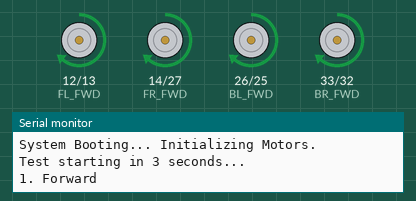
Recording of a sketch running on a simulated ESP32. On the bench: motor-driver pin pairs drawn as motors (green arrow = first pin HIGH = forward, orange = second pin HIGH = backward, longer = more drive), the last lines printed to the serial monitor.

Above: at 3.7 s.
At 5.2 s:
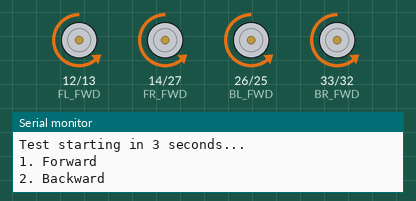
At 8.2 s:
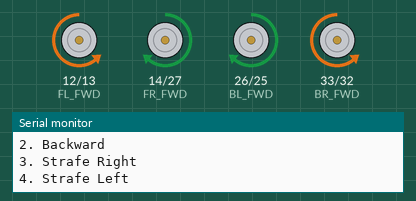
At 9.7 s:
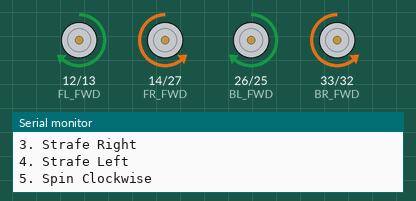
At 15.5 s:
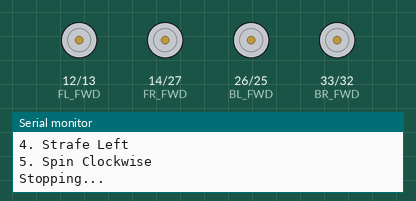
At 24.2 s:
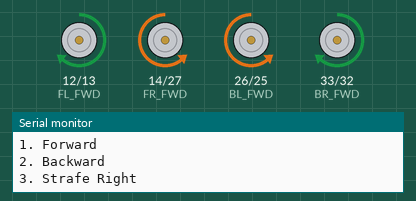
Timing chart, 0 to 25.8 s (numbered marks = the images above):
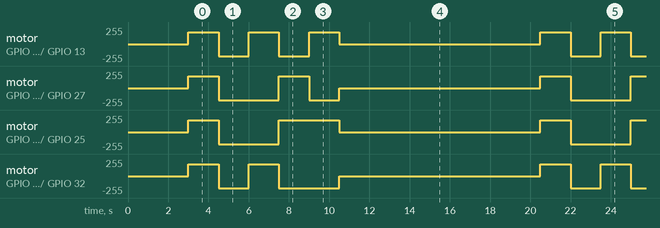

Measured:
- by itself, motor on GPIO 26 (BL_FWD) / GPIO 25 (BL_BWD): repeats every 17.5 s: backward 180/255 3.0 s, forward 180/255 3.0 s, stopped 10.0 s, forward 180/255 1.5 s
- by itself, motor on GPIO 12 (FL_FWD) / GPIO 13 (FL_BWD): repeats every 17.5 s: 2 × (backward 180/255 1.5 s, forward 180/255 1.5 s), stopped 10.0 s, forward 180/255 1.5 s

The sketch:

robot.ino
```cpp
#include "MotorControl.h"

// Global settings
const int MOVE_SPEED = 180;
const int TEST_DELAY = 1500;

void setup() {
  Serial.begin(115200);
  Serial.println("System Booting... Initializing Motors.");

  initMotors();

  Serial.println("Test starting in 3 seconds...");
  delay(3000);
}

void loop() {
  Serial.println("1. Forward");
  moveForward(MOVE_SPEED);
  delay(TEST_DELAY);

  Serial.println("2. Backward");
  moveBackward(MOVE_SPEED);
  delay(TEST_DELAY);

  Serial.println("3. Strafe Right");
  strafeRight(MOVE_SPEED);
  delay(TEST_DELAY);

  Serial.println("4. Strafe Left");
  strafeLeft(MOVE_SPEED);
  delay(TEST_DELAY);

  Serial.println("5. Spin Clockwise");
  spinClockwise(MOVE_SPEED);
  delay(TEST_DELAY);

  Serial.println("Stopping...");
  stop();

  // Wait 10 seconds before restarting the test
  delay(10000);
}
```

MotorControl.cpp
```cpp
#include "MotorControl.h"

const int FL_FWD = 12; const int FL_BWD = 13;
const int FR_FWD = 14; const int FR_BWD = 27;
const int BL_FWD = 26; const int BL_BWD = 25;
const int BR_FWD = 33; const int BR_BWD = 32;

void initMotors() {
    pinMode(FL_FWD, OUTPUT); pinMode(FL_BWD, OUTPUT);
    pinMode(FR_FWD, OUTPUT); pinMode(FR_BWD, OUTPUT);
    pinMode(BL_FWD, OUTPUT); pinMode(BL_BWD, OUTPUT);
    pinMode(BR_FWD, OUTPUT); pinMode(BR_BWD, OUTPUT);
    stop();
}

void stop() {
    analogWrite(FL_FWD, 0); analogWrite(FL_BWD, 0);
    analogWrite(FR_FWD, 0); analogWrite(FR_BWD, 0);
    analogWrite(BL_FWD, 0); analogWrite(BL_BWD, 0);
    analogWrite(BR_FWD, 0); analogWrite(BR_BWD, 0);
}

void moveForward(int speed) {
    analogWrite(FL_FWD, speed); analogWrite(FL_BWD, 0);
    analogWrite(FR_FWD, speed); analogWrite(FR_BWD, 0);
    analogWrite(BL_FWD, speed); analogWrite(BL_BWD, 0);
    analogWrite(BR_FWD, speed); analogWrite(BR_BWD, 0);
}

void moveBackward(int speed) {
    analogWrite(FL_FWD, 0); analogWrite(FL_BWD, speed);
    analogWrite(FR_FWD, 0); analogWrite(FR_BWD, speed);
    analogWrite(BL_FWD, 0); analogWrite(BL_BWD, speed);
    analogWrite(BR_FWD, 0); analogWrite(BR_BWD, speed);
}

void strafeLeft(int speed) {
    analogWrite(FL_FWD, 0);     analogWrite(FL_BWD, speed);
    analogWrite(FR_FWD, speed); analogWrite(FR_BWD, 0);
    analogWrite(BL_FWD, speed); analogWrite(BL_BWD, 0);
    analogWrite(BR_FWD, 0);     analogWrite(BR_BWD, speed);
}

void strafeRight(int speed) {
    analogWrite(FL_FWD, speed); analogWrite(FL_BWD, 0);
    analogWrite(FR_FWD, 0);     analogWrite(FR_BWD, speed);
    analogWrite(BL_FWD, 0);     analogWrite(BL_BWD, speed);
    analogWrite(BR_FWD, speed); analogWrite(BR_BWD, 0);
}

void spinClockwise(int speed) {
    analogWrite(FL_FWD, speed); analogWrite(FL_BWD, 0);
    analogWrite(BL_FWD, speed); analogWrite(BL_BWD, 0);
    analogWrite(FR_FWD, 0);     analogWrite(FR_BWD, speed);
    analogWrite(BR_FWD, 0);     analogWrite(BR_BWD, speed);
}

void spinAnticlockwise(int speed) {
    analogWrite(FL_FWD, 0);     analogWrite(FL_BWD, speed);
    analogWrite(BL_FWD, 0);     analogWrite(BL_BWD, speed);
    analogWrite(FR_FWD, speed); analogWrite(FR_BWD, 0);
    analogWrite(BR_FWD, speed); analogWrite(BR_BWD, 0);
}
```

MotorControl.h
```cpp
#ifndef MOTOR_CONTROL_H
#define MOTOR_CONTROL_H

#include <Arduino.h>

// Function Declarations
void initMotors();
void stop();
void moveForward(int speed);
void moveBackward(int speed);
void strafeLeft(int speed);
void strafeRight(int speed);
void spinClockwise(int speed);
void spinAnticlockwise(int speed);

#endif
```
